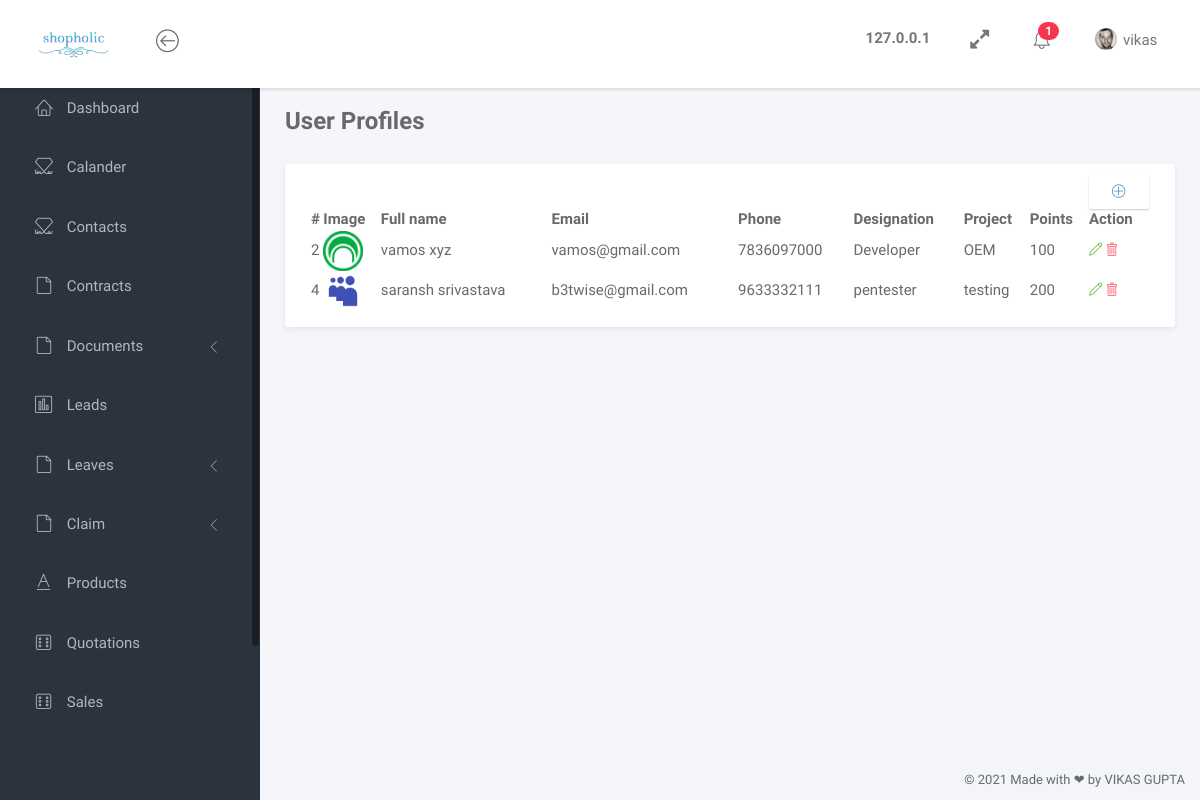
/userprofiles (signed in), run on an earlier commit of the app's database.
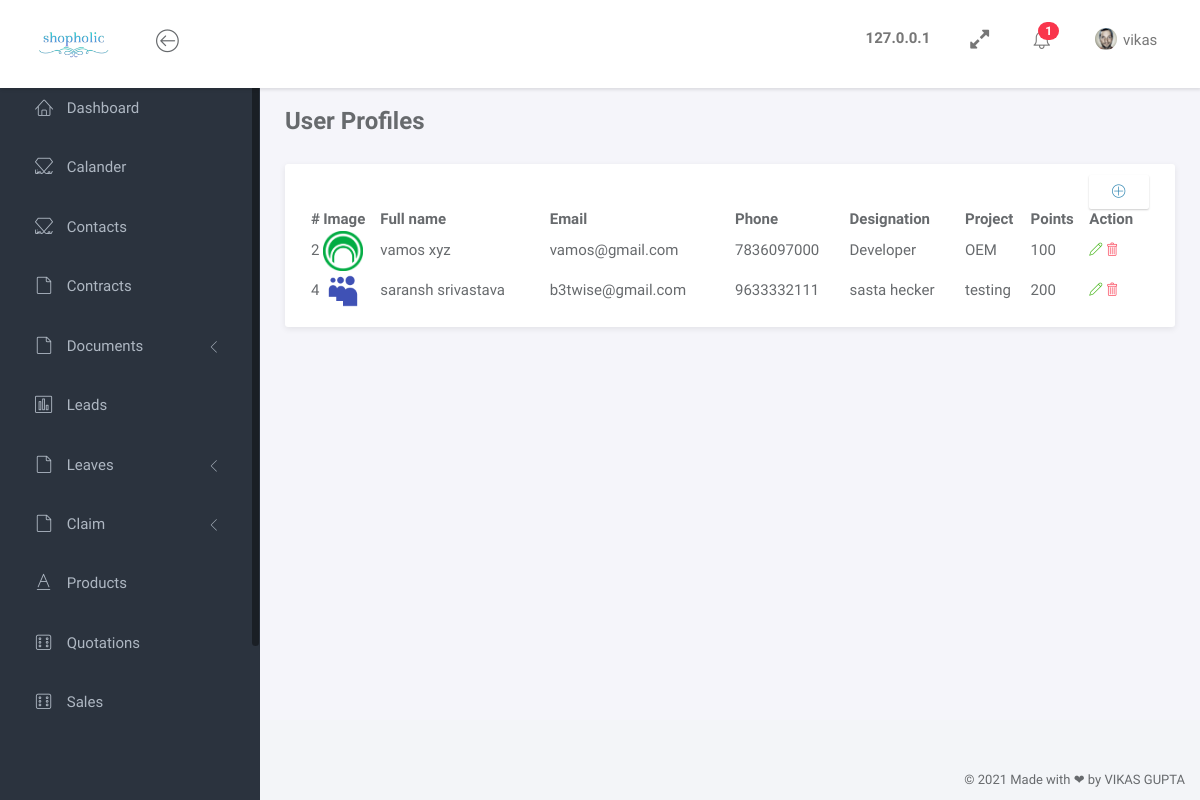
And on a later commit of the database.
### shopping/models.py (models this page shows, shortened)
class Profile(models.Model):
    userid = models.ForeignKey(User, on_delete=models.CASCADE)
    user_image = models.ImageField(upload_to='images/profile', blank=True, null=True)
    first_name = models.CharField(max_length=200, null=True, blank=True)
    last_name = models.CharField(max_length=200, null=True, blank=True)
    user_email = models.EmailField(null=True, blank=True)
    user_phone = models.BigIntegerField(null=True, blank=True)
    dob = models.DateField(null=True, blank=True)
    gender = models.CharField(max_length=200, null=True, blank=True)
    points = models.BigIntegerField(null=True, blank=True)
    facebook = models.TextField(max_length=500, null=True, blank=True)
    instagram = models.TextField(max_length=500, null=True, blank=True)
    linkedin = models.TextField(max_length=500, null=True, blank=True)
    github = models.TextField(max_length=500, null=True, blank=True)
    about = models.TextField(max_length=1000, null=True, blank=True)
    project = models.CharField(max_length=200 ,default=False, blank=True)
    address = models.TextField(max_length=500, null=True, blank=True)
    id_proof = models.FileField(upload_to='images/profile/ids', blank=True, null=True)
    designation = models.CharField(max_length=200, null=True, blank=True)
    working_from = models.TimeField(null=True, blank=True)
    working_to = models.TimeField(null=True, blank=True)
    updated_at = models.DateTimeField(auto_now=True)

### shopping/views.py (the view)
# urls.py: path('userprofiles', views.userprofiles, name="userprofiles"),
@login_required(login_url='login')
def userprofiles(request):
    context = {}
    x_forwarded_for = request.META.get('HTTP_X_FORWARDED_FOR')
    if x_forwarded_for:
        ip = x_forwarded_for.split(',')[0]
    else:
        ip = request.META.get('REMOTE_ADDR')
    context["ip_address"] = ip
    context["eventdata"] = Events.objects.filter(addedby=request.user.id, eventdate=date.today()).all()
    context["eventcount"] = Events.objects.filter(addedby=request.user.id, eventdate=date.today()).count()
    context["data"] = Profile.objects.all()
    return render(request, "User/settings/userprofiles.html", context)

### shopping/templates/User/settings/userprofiles.html
{% load static %}
{% include 'User/head.html' %}
		<div class="main">
			<div class="main-content">
				<div class="container-fluid">
					<h3 class="page-title"><b>User Profiles</b></h3>
					<div id="toastr-demo" class="panel">
						<div class="panel-body">
							<div class="col text-right mb-2">
								<a href="adduser" class="btn btn-light" ><i class="lnr lnr-plus-circle"></i></a>
							</div>
							<div class="table-responsive">
								<table id="example" class="display nowrap" style="width:100%">
									<thead>
										<tr>
											<th>#</th>
											<th>Image</th>
											<th>Full name</th>
											<th>Email</th>
											<th>Phone</th>
											<th>Designation</th>
											<th>Project</th>
                                            <th>Points</th>
											<th>Action</th>
										</tr>
									</thead>
									<tbody>
											{% for da in data %}
											{% if da.id == request.user.id %}
											{% else %}
											<tr>
												<td>{{ da.id }}</td>
												{% if da.user_image %}
												<td><img src="media/{{ da.user_image }}" class="rounded-circle" height="40" width="40" ></td>
												{% else %}
												<td><img src="media/images/contact/noimage.png" class="rounded-circle" height="40" width="40" ></td>
												{% endif %}
												<td>{{ da.first_name }} {{ da.last_name  }}</td>
												<td>{{ da.user_email }}</td>
												<td>{{ da.user_phone }}</td>
												<td>{{ da.designation }}</td>
												<td>{{ da.project }}</td>
                                                <td>{{ da.points }}</td>
												<td>
													<a class="link" href="edituserprofile/{{ da.id }}">
														<span class="lnr lnr-pencil text-success"></span>
													</a>
													<a class="link" onclick="return confirm('Are you sure you want to delete this User ?');" href="deleteuser/{{ da.userid.id }}">
														<span class="lnr lnr-trash text-danger"></span>
													</a>
												</td>
											</tr>
											{% endif %}
											{% endfor %}
									</tbody>
								</table>
							</div>
						</div>
					</div>
				</div>
			</div>
		</div>
		{% include 'User/foot2.html' %}

What changed in the data, as far as the page shows it:
changed Profile "saransh": designation "pentester" → "sasta hecker"
